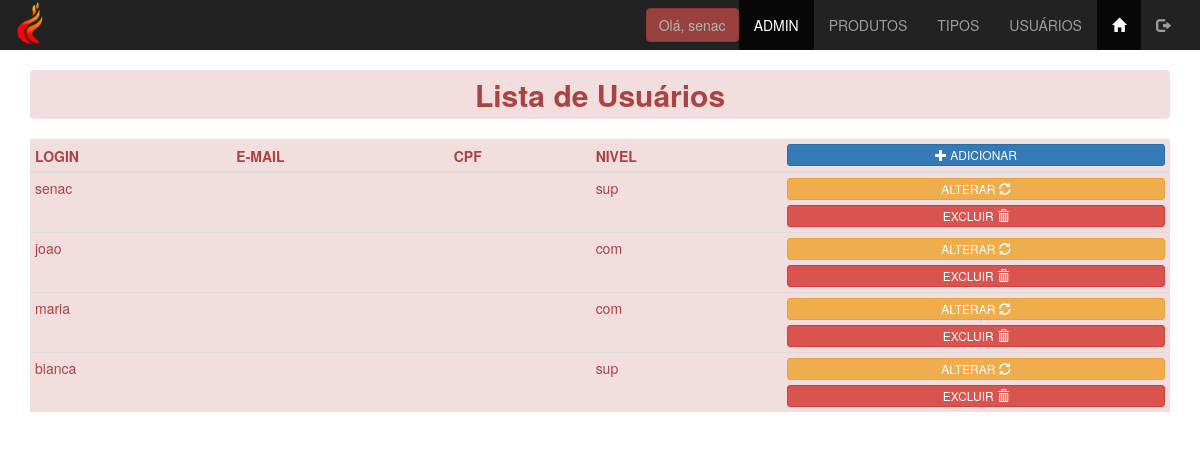
The app's page /admin/usuarios_lista.php (signed in) with its own data.
### tables this page shows
CREATE TABLE `tbusuarios` (
  `id_usuario` int(11) NOT NULL,
  `login_usuario` varchar(30) NOT NULL,
  `senha_usuario` varchar(8) NOT NULL,
  `nivel_usuario` ENUM('sup','com') NOT NULL
);

### admin/usuarios_lista.php (the view, shortened to what this page needs)
<?php
    include '../conn/connect.php';
    $lista = $conn->query("select * from tbusuarios");
    $row = $lista->fetch_assoc();
?>
<!DOCTYPE html>
<html lang="pt-BR">
<head>
    <link rel="stylesheet" href="../css/bootstrap.min.css">
    <link rel="stylesheet" href="../css/estilo2.css">
</head>
<body class="fundofixo">
    <?php include "menu_adm.php"; ?>
    <main class="container">
        <h2 class="breadcrumb alert-danger center"><strong> Lista de Usuários </strong></h2>
        <table class="table table-hover table-condensed tb-opacidade alert-danger">
            <thead>
                <th>LOGIN</th>
                <th>E-MAIL</th>
                <th>CPF</th>
                <th>NIVEL</th>
                 <th>
                    <a href="usuarios_insere.php" target="_self" class="btn btn-block btn-primary btn-xs" role="button">
                        <span class="glyphicon glyphicon-plus" aria-hidden="true"></span>
                        <span class="hidden-xs">ADICIONAR</span>
                    </a>
                </th>
            </thead>
            <tbody>
               <?php do{?>
                    <tr>
                        <td>
                            <?php echo $row['login_usuario']?>
                        </td>
                        <td>
                        </td>
                        <td>
                        </td>
                        <td>
                            <?php echo $row['nivel_usuario']?>
                        </td>
                        <td>
                            <a href="usuarios_atualiza.php?id_usuario=<?php echo $row['id_usuario'];?>" role="button" class="btn btn-warning btn-block btn-xs">
                                <span class="hidden-xs">ALTERAR</span>
                                <span class="glyphicon glyphicon-refresh"></span>
                            </a>
                            <button
                                data-id="<?php echo $row['id_usuario'];?>"
                                class="delete btn btn-xs btn-block btn-danger"
                                >
                                <span class="hidden-xs">EXCLUIR</span>
                                <span class="glyphicon glyphicon-trash"></span>
                            </button>
                        </td>
                    </tr>
                    <?php }while($row = $lista->fetch_assoc()); ?>
            </tbody>
        </table>
    </main>
</body>
</html>

### css/estilo2.css (style rules this page uses)
.fundofixo { background: url(../images/bg-fogo.jpg) no-repeat fixed; -webkit-background-size:cover; background-size: cover; }
.center { text-align: center; }

### records on screen
tbusuarios: login_usuario "senac", nivel_usuario "sup"
tbusuarios: login_usuario "joao", nivel_usuario "com"
tbusuarios: login_usuario "maria", nivel_usuario "com"
tbusuarios: login_usuario "bianca", nivel_usuario "sup"

### other values on screen
$_SESSION['login_usuario'] "senac"
